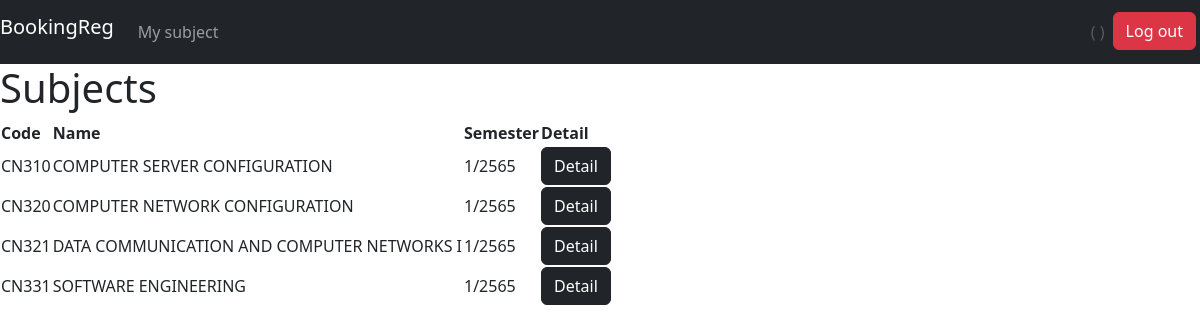
The app's page /regist/, older data.
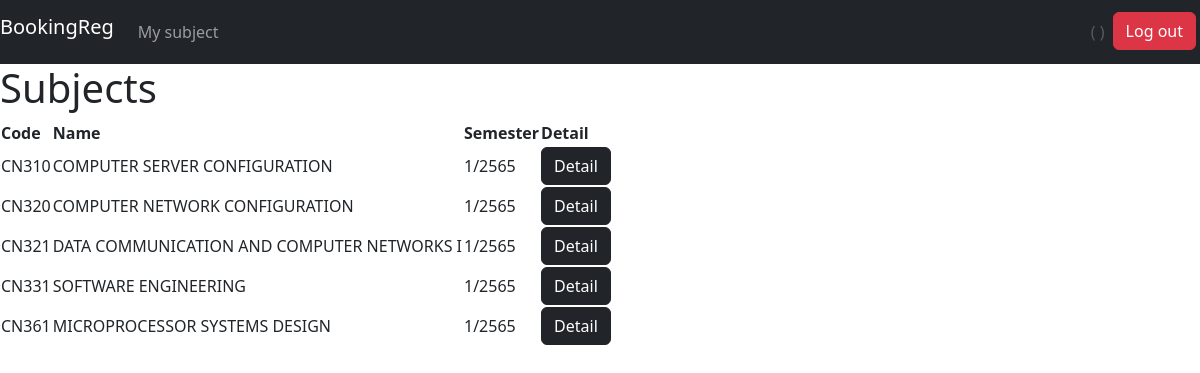
The same page, newer data.
### regist/models.py (models this page shows, shortened)
class Subject(models.Model):
    code = models.CharField(max_length=5)
    name = models.CharField(max_length=50)
    semester = models.IntegerField()
    year = models.IntegerField()
    max_cap = models.IntegerField()
    status = models.BooleanField()

### regist/views.py (the view)
# urls.py: path('', views.index, name='index'),
def index(request):
    student = Student.objects.filter(username=request.user.username).first()
    regists = Register.objects.filter(student=student).all()
    id = []
    for regist in regists:
        id.append(regist.subject.id)
    subjects = Subject.objects.exclude(pk__in=id)
    return render(request, 'regist/index.html', {
        'subjects': subjects,
    })

### regist/templates/regist/index.html (shortened to what this page needs)
{% extends 'regist/layout.html' %}
{% block body %}
<h1>Subjects</h1>
{% if subjects %}
<table>
    <tr>
      <th>Code</th>
      <th>Name</th>
      <th>Semester</th>
      <th>Detail</th>
    </tr>
    {% for subject in subjects %}
    {% if subject.status %}
    <tr>
        <td>{{ subject.code }}</td>
        <td>{{ subject.name }}</td>
        <td>{{ subject.semester }}/{{ subject.year }}</td>
        <td><a class="btn btn-dark text-white" href="{% url 'regist:subject' subject.id %}">Detail</a></td>
    </tr>
    {% endif %}
    {% endfor %}
{% endif %}
</table>
{% endblock %}

### regist/templates/regist/layout.html (shortened to what this page needs)
{% load static %}
<!DOCTYPE html>
<html lang="en">
<head>
    <link href="{% static 'regist/css/style.css' %}" rel="stylesheet">
    <link href="https://cdn.jsdelivr.net/npm/bootstrap@5.2.0/dist/css/bootstrap.min.css" rel="stylesheet">
    <link rel="stylesheet" href="https://cdn.jsdelivr.net/npm/bootstrap-icons@1.5.0/font/bootstrap-icons.css">
</head>
<body>
  <nav class="navbar navbar-expand navbar-dark bg-dark justify-content-between">
    <div class="collapse navbar-collapse" id="navbarNavDropdown">
      <ul class="navbar-nav">
        <li class="nav-item active">
          <a class="navbar-brand" href="{% url 'regist:index' %}">BookingReg</a>
        </li>
        <li class="nav-item">
          <a class="nav-link" href="{% url 'regist:mysubject' %}">My subject</a>
        </li>
      </ul>
    </div>
    <div class="mr-1 p-1">
      <ul class="navbar-nav">
        <li class="nav-item active">
          <a class="nav-link disabled" href="">{{ request.user.username }} ({{ request.user.first_name }} {{ request.user.last_name }})</a>
        </li>
        <li class="nav-item">
          <a class="btn btn-danger" href="{% url 'users:logout' %}">Log out</a>
        </li>
      </ul>
    </div>
  </nav>
    {% block body %}
    {% endblock %}
</body>
</html>

Row changes from the older to the newer data that the page shows:
added Subject: code "CN361", name "MICROPROCESSOR SYSTEMS DESIGN", semester "1", year "2565"
